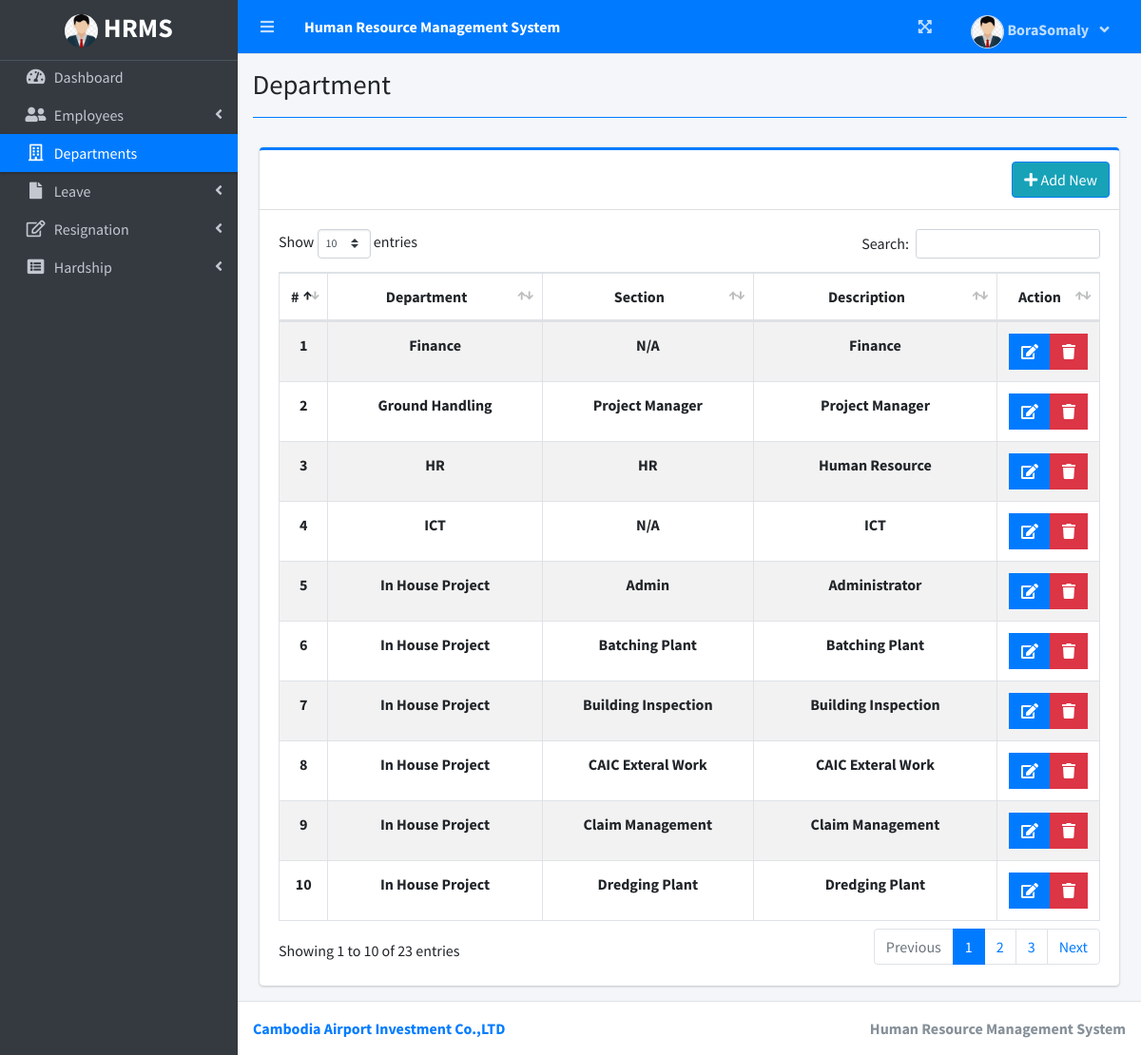
The app's page /index.php?page=department (signed in) with its own data.
### tables this page shows
CREATE TABLE `department_list` (
  `id` int(30) NOT NULL,
  `department` varchar(200) NOT NULL,
  `section` varchar(50) NOT NULL,
  `description` text NOT NULL
);

### department.php (the view, shortened to what this page needs)
<?php include'db_connect.php' ?>
<div class="col-lg-12">
	<div class="card card-outline card-primary">
		<div class="card-header">
			<div class="card-tools">
				<a class="btn btn-info border-primary new_department" href="javascript:void(0)"><i class="fa fa-plus"></i> Add New</a>
			</div>
		</div>
		<div class="card-body">
			<table class="table table-striped table-bordered" id="list">
				<colgroup>
					<col width="5%">
					<col width="30%">
					<col width="30%">
					<col width="45%">
					<col width="20%">
				</colgroup>
				<thead>
					<tr>
						<th class="text-center">#</th>
						<th class="text-center">Department</th>
						<th class="text-center">Section</th>
						<th class="text-center">Description</th>
						<th class="text-center">Action</th>
					</tr>
				</thead>
				<tbody>
					<?php
					$i = 1;
					$qry = $conn->query("SELECT * FROM department_list order by department asc ");
					while($row= $qry->fetch_assoc()):
					?>
					<tr>
						<th class="text-center"><?php echo $i++ ?></th>
						<td class="text-center"><b><?php echo $row['department'] ?></b></td>
						<td class="text-center"><b><?php echo $row['section'] ?></b></td>
						<td class="text-center"><b><?php echo $row['description'] ?></b></td>
						<td class="text-center">
		                    <div class="btn-group">
		                        <a href="javascript:void(0)" data-id='<?php echo $row['id'] ?>' class="btn btn-primary btn-flat manage_department">
		                          <i class="fas fa-edit"></i>
		                        </a>
		                        <button type="button" class="btn btn-danger btn-flat delete_department" data-id="<?php echo $row['id'] ?>">
		                          <i class="fas fa-trash"></i>
		                        </button>
	                      </div>
						</td>
					</tr>
				<?php endwhile; ?>
				</tbody>
			</table>
		</div>
	</div>
</div>

### index.php (shortened to what this page needs)
<!DOCTYPE html>
<html lang="en">
<?php
	include 'header.php'
?>
<body class="hold-transition sidebar-mini layout-fixed layout-navbar-fixed layout-footer-fixed">
<div class="wrapper">
  <?php include 'topbar.php' ?>
  <?php include 'sidebar.php' ?>
  <div class="content-wrapper">
    <div class="content-header">
      <div class="container-fluid">
        <div class="row mb-2">
          <div class="col-sm-6">
            <h1 class="m-0"><?php echo $title ?></h1>
          </div>
        </div>
            <hr class="border-primary">
      </div>
    </div>
    <section class="content">
      <div class="container-fluid">
         <?php
            $page = isset($_GET['page']) ? $_GET['page'] : 'home';
            if(!file_exists($page.".php")){
                include '404.html';
            }else{
            include $page.'.php';
            }
          ?>
      </div>
    </section>
  </div>
  <footer class="main-footer">
    <strong> <a href="https://images.app.goo.gl/4mf7biRT3pQoCErS9">Cambodia Airport Investment Co.,LTD</a></strong>
    <div class="float-right d-none d-sm-inline-block">
      <b><?php echo $_SESSION['system']['name'] ?></b>
    </div>
  </footer>
</div>
</body>
</html>

### header.php (shortened to what this page needs)
<head>
  <?php
  $title = isset($_GET['page']) ? ucwords(str_replace("_", ' ', $_GET['page'])) : "Home";
  ?>
  <link rel="stylesheet" href="assets/plugins/fontawesome-free/css/all.min.css">
  <link rel="stylesheet" href="assets/plugins/overlayScrollbars/css/OverlayScrollbars.min.css">
  <link rel="stylesheet" href="assets/plugins/datatables-bs4/css/dataTables.bootstrap4.min.css">
  <link rel="stylesheet" href="assets/plugins/datatables-responsive/css/responsive.bootstrap4.min.css">
  <link rel="stylesheet" href="assets/plugins/datatables-buttons/css/buttons.bootstrap4.min.css">
  <link rel="stylesheet" href="assets/plugins/select2/css/select2.min.css">
  <link rel="stylesheet" href="assets/plugins/select2-bootstrap4-theme/select2-bootstrap4.min.css">
  <link rel="stylesheet" href="assets/plugins/sweetalert2-theme-bootstrap-4/bootstrap-4.min.css">
  <link rel="stylesheet" href="assets/plugins/toastr/toastr.min.css">
  <link rel="stylesheet" href="assets/plugins/dropzone/min/dropzone.min.css">
  <link rel="stylesheet" href="assets/dist/css/jquery.datetimepicker.min.css">
  <link rel="stylesheet" href="assets/plugins/icheck-bootstrap/icheck-bootstrap.min.css">
  <link rel="stylesheet" href="assets/plugins/bootstrap4-toggle/css/bootstrap4-toggle.min.css">
  <link rel="stylesheet" href="assets/dist/css/adminlte.min.css">
  <link rel="stylesheet" href="assets/dist/css/styles.css">
  <link rel="stylesheet" href="assets/plugins/summernote/summernote-bs4.min.css">
</head>

### topbar.php (shortened to what this page needs)
<nav class="main-header navbar navbar-expand navbar-primary navbar-dark ">
  <ul class="navbar-nav">
    <?php if(isset($_SESSION['login_type'])): ?>
    <li class="nav-item">
      <a class="nav-link" data-widget="pushmenu" href="" role="button"><i class="fas fa-bars"></i></a>
    </li>
  <?php endif; ?>
    <li>
      <a class="nav-link text-white"  href="./" role="button"> <large><b><?php echo $_SESSION['system']['name'] ?></b></large></a>
    </li>
  </ul>
  <ul class="navbar-nav ml-auto">
    <li class="nav-item">
      <a class="nav-link" data-widget="fullscreen" href="#" role="button">
        <i class="fas fa-expand-arrows-alt"></i>
      </a>
    </li>
   <li class="nav-item dropdown">
          <a class="nav-link"  data-toggle="dropdown" aria-expanded="true" href="javascript:void(0)">
            <span>
              <div class="d-felx badge-pill">
                <span class=""><img src="assets/uploads/<?php echo $_SESSION['login_avatar'] ?>" alt="" class="user-img border "></span>
                <span><b><?php echo($_SESSION['login_lastname']) ?></b></span><span><b><?php echo($_SESSION['login_firstname']) ?></b></span>
                <span class="fa fa-angle-down ml-2"></span>
              </div>
            </span>
          </a>
    </li>
  </ul>
</nav>

### sidebar.php (shortened to what this page needs)
<aside class="main-sidebar sidebar-dark-primary">
    <div class="dropdown">
   	<a href="./" class="brand-link">
        <?php if($_SESSION['login_type'] == 2 || $_SESSION['login_type'] == 1 || $_SESSION['login_type'] == 3 || $_SESSION['login_type'] == 4 || $_SESSION['login_type'] == 0): ?>
        <h3 class="text-center p-0 m-0"><b><span class=""><img src="assets/uploads/<?php echo $_SESSION['login_avatar'] ?>" alt="" class="user-img"></span>  HRMS</b></h3>
        <?php endif; ?>
    </a>
    </div>
    <div class="sidebar pb-4 mb-4">
      <nav class="mt-2">
        <ul class="nav nav-pills nav-sidebar flex-column nav-flat" data-widget="treeview" role="menu" data-accordion="false">
         <li class="nav-item dropdown">
            <a href="./" class="nav-link nav-home">
              <i class="nav-icon fas fa-tachometer-alt"></i>
              <p>
                Dashboard
              </p>
            </a>
          </li>
          <?php if($_SESSION['login_type'] == 2|| $_SESSION['login_type'] ==0 || $_SESSION['login_type'] == 3): ?>
          <li class="nav-item">
            <a href="#" class="nav-link nav-edit_employee">
              <i class="nav-icon fas fa-user-friends"></i>
              <p>
                Employees
                <i class="right fas fa-angle-left"></i>
              </p>
            </a>
          </li>
          <?php endif; ?>
          <?php if($_SESSION['login_type'] == 2|| $_SESSION['login_type'] ==0 || $_SESSION['login_type'] == 1 || $_SESSION['login_type'] == 3 || $_SESSION['login_type'] == 4): ?>
          <li class="nav-item dropdown">
            <a href="index.php?page=department" class="nav-link nav-department">
            <i class="nav-icon far fa-building"></i>
              <p>
                Departments
              </p>
            </a>
          </li>
          <?php endif; ?>
          <?php if($_SESSION['login_type'] == 2|| $_SESSION['login_type'] == 0 || $_SESSION['login_type'] == 1 || $_SESSION['login_type'] == 4): ?>
          <li class="nav-item">
            <a href="#" class="nav-link nav-edit_leave">
            <i class="nav-icon fas fa-file"></i>
              <p>
                Leave
                <i class="right fas fa-angle-left"></i>
              </p>
            </a>
          </li>
          <?php endif; ?>
          <?php if($_SESSION['login_type'] == 2 || $_SESSION['login_type'] == 0 || $_SESSION['login_type'] == 3): ?>
          <li class="nav-item dropdown">
            <a href="./index.php?page=edit_resignation" class="nav-link edit_resignation">
              <i class="nav-icon far fa-edit"></i>
              <p>
                Resignation
                <i class="right fas fa-angle-left"></i>
              </p>
            </a>
          </li>
        <?php endif; ?>
        <?php if($_SESSION['login_type'] == 2 || $_SESSION['login_type'] == 0 || $_SESSION['login_type'] == 4 || $_SESSION['login_type'] == 1): ?>
          <li class="nav-item">
            <a href="#" class="nav-link nav-edit_hardship">
              <i class="nav-icon fas fa-list-alt"></i>
              <p>
                Hardship
                <i class="right fas fa-angle-left"></i>
              </p>
            </a>
          </li>
          <?php endif; ?>
       </ul>
      </nav>
    </div>
  </aside>

### topbar.php (style rules this page uses)
.user-img { border-radius: 50%; height: 25px; width: 25px; object-fit: cover; }

### sidebar.php (style rules this page uses)
.user-img { height: 35px; width: 35px; object-fit: cover; }

### records on screen
department_list: department "Finance", section "N/A", description "Finance"
department_list: department "Ground Handling", section "Project Manager", description "Project Manager"
department_list: department "HR", section "HR", description "Human Resource"
department_list: department "ICT", section "N/A", description "ICT"
department_list: department "In House Project", section "Admin", description "Administrator"
department_list: department "In House Project", section "Batching Plant", description "Batching Plant"
department_list: department "In House Project", section "Building Inspection", description "Building Inspection"
department_list: department "In House Project", section "CAIC Exteral Work", description "CAIC Exteral Work"
department_list: department "In House Project", section "Claim Management", description "Claim Management"
department_list: department "In House Project", section "Dredging Plant", description "Dredging Plant"

### other values on screen
$_SESSION['system']['name'] "Human Resource Management System"
$_SESSION['login_lastname'] "Bora"
$_SESSION['login_firstname'] "Somaly"
$title "Department"
